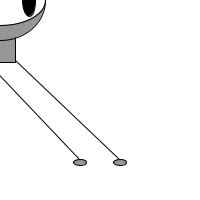
Frame 1 (no input)
Frame 60 (the mouse pressed at the canvas centre just before this capture): identical to frame 1, image omitted
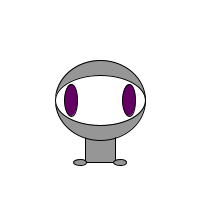
Frame 120 (the mouse held since frame 60 and released just before this capture)

The Processing sketch that drew these frames (run headless with seeded random() and noise(); from frame 60 on, the mouse is pressed at the canvas centre):

// Processing sketch: processing_8578
// ── processing_8578.pde

void setup() {
size(200,200);
smooth();




}



void draw () {


ellipseMode(CENTER);
rectMode(CENTER); 
background(255);

// Body
stroke(0);
fill(150);
rect(mouseX,mouseY+30,30,65);



// Head
stroke(0);
fill(150);
ellipse(mouseX,mouseY,90,80); 
fill(255);
ellipse(mouseX,mouseY,90,50); 


// Eyes
fill(mouseX,0,mouseY); 
ellipse(mouseX-29,mouseY,13,32); 
ellipse(mouseX+29,mouseY,13,32);

// Legs
// pointa-x,pointa-y,pointb-x,pointb-y)
stroke(0);
line(mouseX-15,mouseY+60,80,160);
line(mouseX+15,mouseY+60,120,160);		

// feet
stroke(0);
fill(150);
ellipse(80,162,13,6); 
ellipse(120,162,13,6);

}



void mousePressed(){
   println("mouse has been pressed");
   
   fill(0);
ellipse(mouseX,mouseY,90,50); 

   
}


void keyPressed () {
  println("key pressed");
  fill (0);
  ellipse(mouseX-29,mouseY,30,45); 
  ellipse(mouseX+29,mouseY,30,45); 
 
}

 
